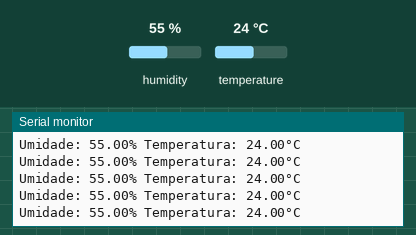
The sketch below on a simulated Arduino Uno, built with avr-gcc and run on an emulated ATmega328P. On the bench: the last lines printed to the serial monitor. Inputs (shaded band) come from the test bench; at power-on: humidity 55 %, temperature 24 °C.

Above: at 2.8 s.
2.9 s: humidity set to 22 %
At 4.14 s:
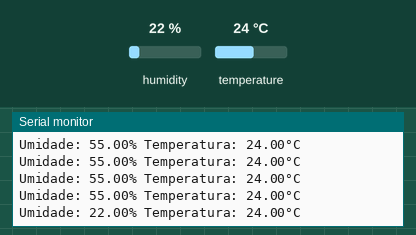
8.9 s: temperature set to 12 °C
At 9.01 s:
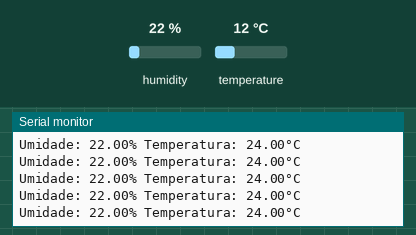
14.9 s: humidity set to 40 %
At 14.97 s:
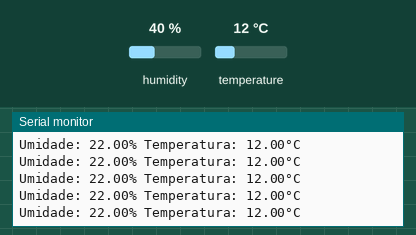
Timing chart, 0 to 17.9 s (numbered marks = the images above; inputs shaded):
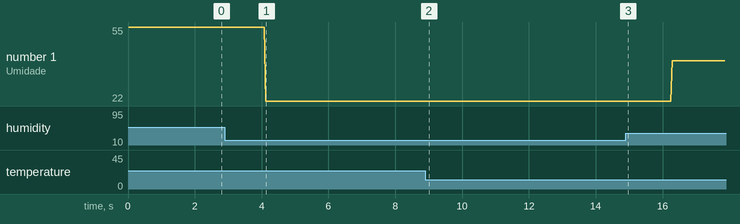

Measured:
- after the input at 2.9 s, the serial monitor: prints a new line after 1.2 s (image 1)
- plotted number 1: 55 → 22 after the input at 2.9 s, 22 → 40 after the input at 14.9 s

The sketch:

sensor-temperatura.ino
```cpp
#include "DHT.h"

#define DHTPIN A1 // pino que estamos conectado
#define DHTTYPE DHT11 // DHT 11

// Conecte pino 1 do sensor (esquerda) ao +5V
// Conecte pino 2 do sensor ao pino de dados definido em seu Arduino
// Conecte pino 4 do sensor ao GND
// Conecte o resistor de 10K entre pin 2 (dados)
// e ao pino 1 (VCC) do sensor
DHT dht(DHTPIN, DHTTYPE);

void setup()
{
  Serial.begin(9600);
  Serial.println("DHTxx test!");
  dht.begin();
}

void loop()
{
  // A leitura da temperatura e umidade pode levar 250ms!
  // O atraso do sensor pode chegar a 2 segundos.
  float h = dht.readHumidity();
  float t = dht.readTemperature();
  // testa se retorno é valido, caso contrário algo está errado.
  if (isnan(t) || isnan(h))
  {
    Serial.println("Failed to read from DHT");
  }
  else
  {
    Serial.print("Umidade: ");
    Serial.print(h);
    Serial.print("%");
    Serial.print(" Temperatura: ");
    Serial.print(t);
    Serial.println("°C");
  }
}
```
